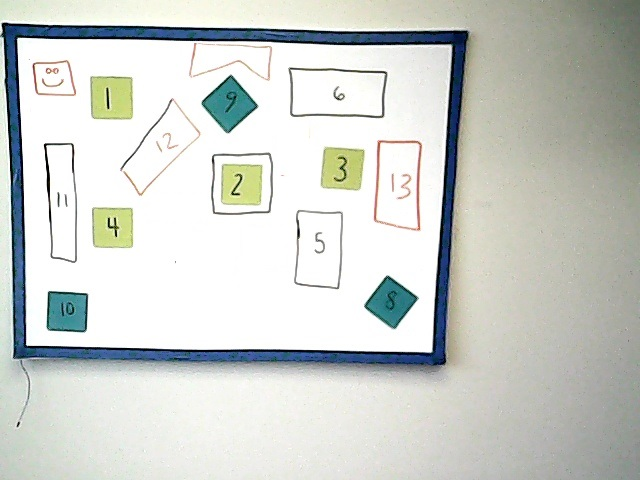
#> input picture image_removed.jpg, 640 x 480 px
$ python post-its.py image_removed.jpg   (older library calls are emulated)
#> lines starting #> are read from the running program, lines starting #| are printed output that depends on the picture; after the words box and inside, x2 and y2 are one past the last pixel; in counts of white or black regions, pixels touching at a corner belong together
#> further down, img is the input picture: shape (480, 640, 3); mean B, G, R 203.2, 208.1, 204.6
### squares.py
#!/usr/bin/env python

import sys

sys.path.append('/usr/local/lib/python2.7/site-packages')

'''
Simple "Square Detector" program.

Loads several images sequentially and tries to find squares in each image.
'''

import numpy as np
import cv2
import cv2.cv as cv
from PIL import ImageChops
from skimage.measure import compare_ssim as ssim
import math, operator

class Center:
    def __init__(self, x_, y_):
        self.x = x_
        self.y = y_

# [12 lines left out: functions distance_centers, is_similar, not called in this run]

def rms_evaluator():
    roi_im = cv2.imread('fakepath.jpg')

    roi_im = cv2.cvtColor(roi_im, cv2.COLOR_BGR2GRAY)

    from glob import glob
    for fn in glob('img_test/*.jpg'):
        saved = cv2.imread(fn)
        saved = cv2.cvtColor(saved, cv2.COLOR_BGR2GRAY)
        if abs(len(roi_im) - len(saved)) > .1*(min(len(roi_im), len(saved))):
            return False
        else:
            min_length = 0
            print roi_im.shape, saved.shape
            if len(roi_im) > len(saved):
                # CROP ROI
                print "Cropping ROI"
                roi_im = roi_im[0:saved.shape[0], 0:saved.shape[1]]
                min_length = len(saved)

                if saved.shape[0] > roi_im.shape[0]:
                    saved = saved[0:roi_im.shape[0], 0:saved.shape[1]]
                if saved.shape[1] > roi_im.shape[1]:
                    saved = saved[0:saved.shape[0], 0:roi_im.shape[1]]
            else:
                # CROP SAVED
                print "Cropping Saved"
                saved = saved[0:roi_im.shape[0], 0:roi_im.shape[1]]
                min_length = len(roi_im)

                if roi_im.shape[0] > saved.shape[0]:
                    roi_im = roi_im[0:saved.shape[0], 0:roi_im.shape[1]]
                if roi_im.shape[1] > saved.shape[1]:
                    roi_im = roi_im[0:roi_im.shape[0], 0:saved.shape[1]]
            try:
                ssim_out = ssim(roi_im, saved)
                print "SSIM:", ssim_out
                if ssim_out > .5:
                    return True
                else:
                    return False
            except:
                print "SSIM FAILED: ", roi_im.shape, saved.shape
                return False

def angle_cos(p0, p1, p2):
    d1, d2 = (p0-p1).astype('float'), (p2-p1).astype('float')
    return abs( np.dot(d1, d2) / np.sqrt( np.dot(d1, d1)*np.dot(d2, d2) ) )

def find_squares(img, count):
#> called with count = 0
    img = cv2.GaussianBlur(img, (5, 5), 0)
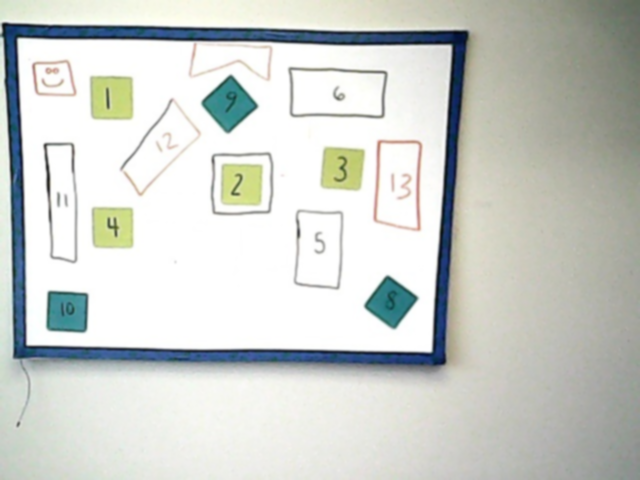
#> img: shape (480, 640, 3); mean of channels 0, 1, 2 203.2, 208.1, 204.6; drawn as B, G, R
    squares = []
    centers = []

    count = 0
    sigma=0.33
    # compute the median of the single channel pixel intensities
    v = np.median(img)
#> v = 221

    # apply automatic Canny edge detection using the computed median
    lower = int(max(0, (1.0 - sigma) * v))
#> lower = 148
    upper = int(min(255, (1.0 + sigma) * v))
#> upper = 255

    for gray in cv2.split(img):
        for thrs in xrange(0, 255, 255): ## CHANGE TO 255 WHEN DOING image differences, 26 OTHERWISE
            if thrs == 0:
                #bin = cv2.Canny(gray, 0, 50, apertureSize=5)
                bin = cv2.Canny(gray, lower, upper)
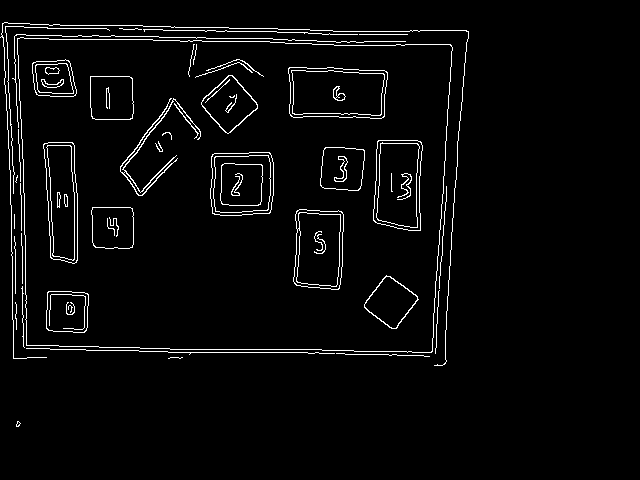
#> bin: shape (480, 640); 3.4% white in thin lines or dots, all inside (x1, y1, x2, y2) = (0, 22, 469, 427)
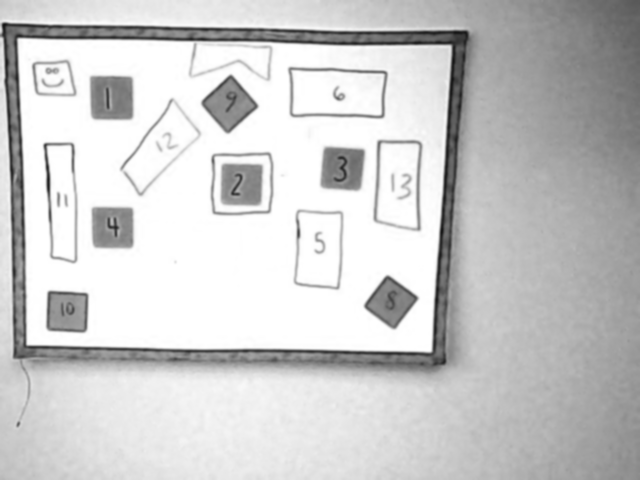
#> gray: shape (480, 640); min 20, max 255, mean 203.2
                bin = cv2.dilate(bin, None)
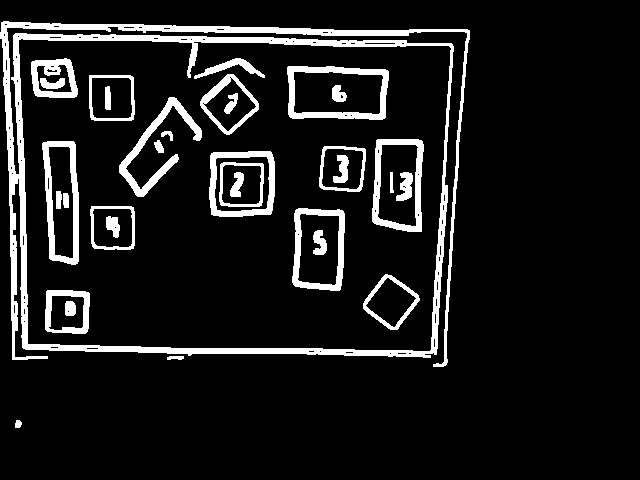
#> bin: shape (480, 640); 10.5% white; 33 white regions
            else:
                retval, bin = cv2.threshold(gray, thrs, 255, cv2.THRESH_BINARY)
            contours, hierarchy = cv2.findContours(bin, cv2.RETR_LIST, cv2.CHAIN_APPROX_SIMPLE)
#> contours = 135 contours, 81 with area under 20; largest, box (x1, y1, x2, y2) and area: (0, 21, 470, 367) 139118, (18, 38, 452, 352) 127052, (287, 66, 389, 120) 4921, (372, 139, 424, 232) 4177, (209, 151, 275, 217) 4002

            for cnt in contours:
                cnt_len = cv2.arcLength(cnt, True)
#> cnt_len = 23.07
                cnt = cv2.approxPolyDP(cnt, 0.05*cnt_len, True)
#> cnt = [[16, 420], [15, 427], [19, 427], [21, 422]]
                if len(cnt) == 4 and cv2.contourArea(cnt) > 1000 and cv2.isContourConvex(cnt):
                    (x, y, w, h) = cv2.boundingRect(cnt)
                    roi = cv2.boundingRect(cnt)
                    cnt = cnt.reshape(-1, 2)

                    max_cos = np.max([angle_cos( cnt[i], cnt[(i+1) % 4], cnt[(i+2) % 4] ) for i in xrange(4)])
                    if max_cos < .4:
                        ar = w / float(h)
                        # a square will have an aspect ratio that is approximately
                        # equal to one, otherwise, the shape is a rectangle
                        shape = "square" if ar >= 0.97 and ar <= 1.03 else "rectangle"
                        string = "whiteboard_session/squares/" + shape + str(count) + ".jpg"
                        roi_im = img[y:y+h, x:x+w]
                        cv2.imwrite('fakepath.jpg', roi_im)
                        x_c = (2 * x + w) / 2
                        y_c = (2 * y + h) / 2
                        center_point = Center(x_c, y_c)

                        # similarity = is_similar(center_point, centers)
                        rms_eval = rms_evaluator()

#> (the run stopped early here; a loop or call above may not have finished)
